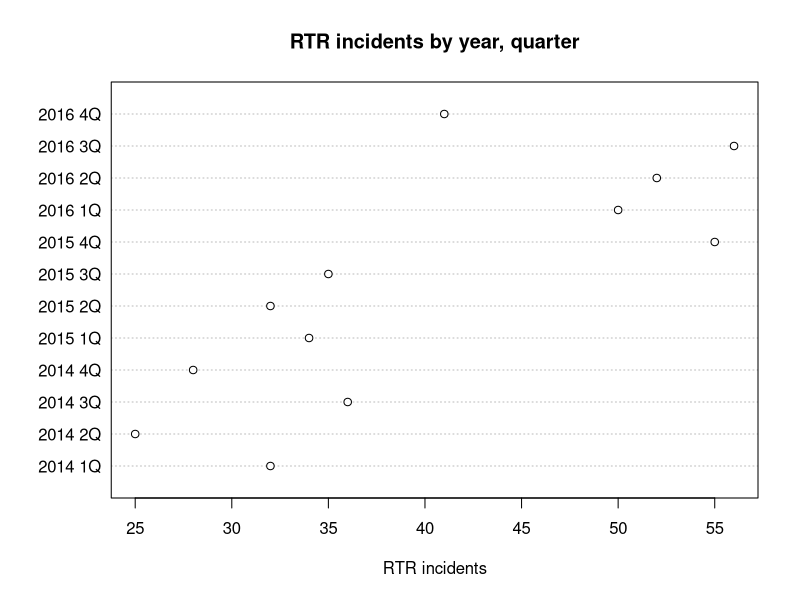
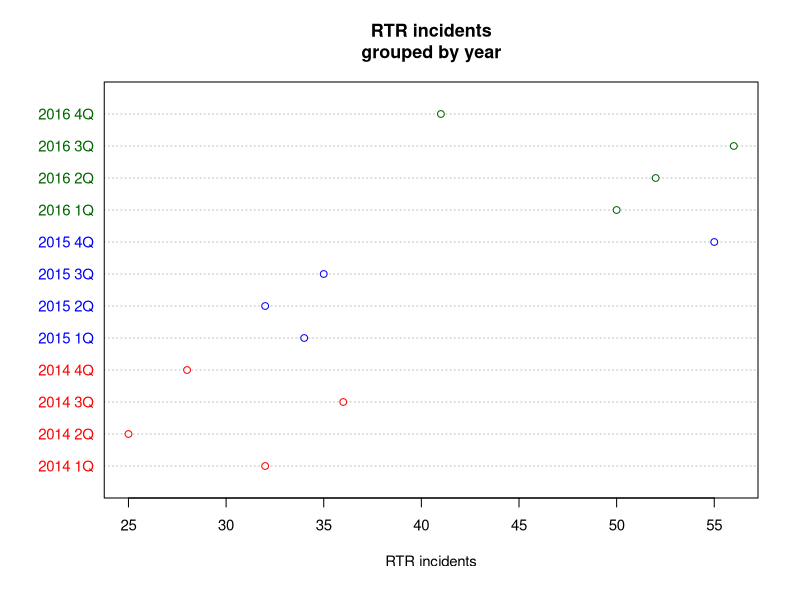

These charts were generated, in order, by the following R code:
## ---- chunk 1
knitr::opts_chunk$set(echo = TRUE)
## ---- chunk 2
library(readr)
df <- read_csv("dfCrime.csv")
## ---- chunk 3
summary(df)
## ---- chunk 4
dotchart(df$Total_RTR,labels=df$Year_Quarter,
         main="RTR incidents by year, quarter",
         xlab="RTR incidents")
## ---- chunk 5
df$color[df$year==2014] <- "red" 
df$color[df$year==2015] <- "blue" 
df$color[df$year==2016] <- "darkgreen" 

dotchart(df$Total_RTR,labels=df$Year_Quarter,cex=.9,
         main="RTR incidents\ngrouped by year",
         xlab="RTR incidents", 
         color=df$color) 
